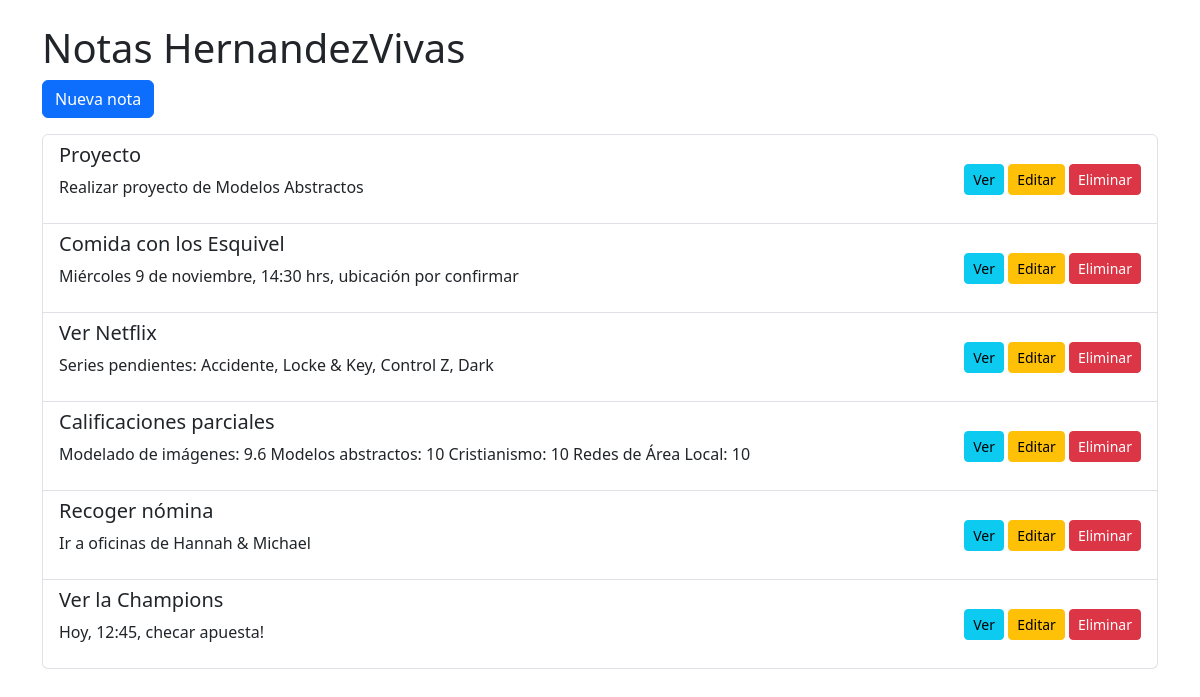
The page /notes_HernandezVivas/ on the database its author committed.
### notes_HernandezVivas/models.py (models this page shows, shortened)
class Note(models.Model):
    user = models.ForeignKey(User, on_delete=models.CASCADE, related_name='notes')
    title = models.CharField(max_length=200)
    content = models.TextField()
    creation_date = models.DateTimeField(auto_now_add=True)

### notes_HernandezVivas/views.py (the view)
# urls.py: path('', HomePageView.as_view(), name='home'),
class HomePageView(ListView):
    template_name = "notes/note_list_HernandezVivas.html"
    model = Note

### templates/notes/note_list_HernandezVivas.html (shortened to what this page needs)
<!DOCTYPE html>
<html lang="en">
<head>
    <link href="https://cdn.jsdelivr.net/npm/bootstrap@5.3.0-alpha1/dist/css/bootstrap.min.css" rel="stylesheet">
</head>
<body>
    {% block content %}
    <div class="container my-4">
        <h1>Notas HernandezVivas</h1>
        <a href="{% url 'new' %}" class="btn btn-primary mb-3">Nueva nota</a>
        <ul class="list-group">
            {% for nota in object_list %}
                <li class="list-group-item d-flex justify-content-between align-items-center">
                    <div>
                        <h5>{{ nota.title }}</h5>
                        <p>{{ nota.content }}</p>
                    </div>
                    <div>
                        <a href="{% url 'detail' nota.id %}" class="btn btn-info btn-sm">Ver</a>
                        <a href="{% url 'edit' nota.id %} " class="btn btn-warning btn-sm">Editar</a>
                        <a href="{% url 'delete' nota.id %}" class="btn btn-danger btn-sm">Eliminar</a>
                    </div>
                </li>
            {% endfor %}
        </ul>
    </div>
    {% endblock %}
</body>
</html>

### rows shown on the page
Note: title "Proyecto", content "Realizar proyecto de Modelos Abstractos"
Note: title "Comida con los Esquivel", content "Miércoles 9 de noviembre, 14:30 hrs, ubicación por confirmar"
Note: title "Ver Netflix", content "Series pendientes: Accidente, Locke & Key, Control Z, Dark"
Note: title "Calificaciones parciales", content "Modelado de imágenes: 9.6 Modelos abstractos: 10 Cristianismo: 10 Redes de Área Local: 10"
Note: title "Recoger nómina", content "Ir a oficinas de Hannah & Michael"
Note: title "Ver la Champions", content "Hoy, 12:45, checar apuesta!"
